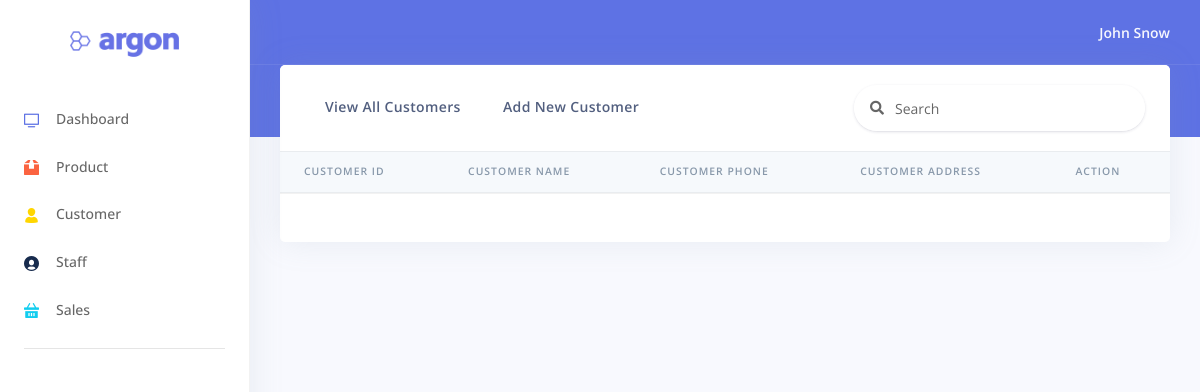
Before: /views/customer/customer.php?page=1 with the older database file.
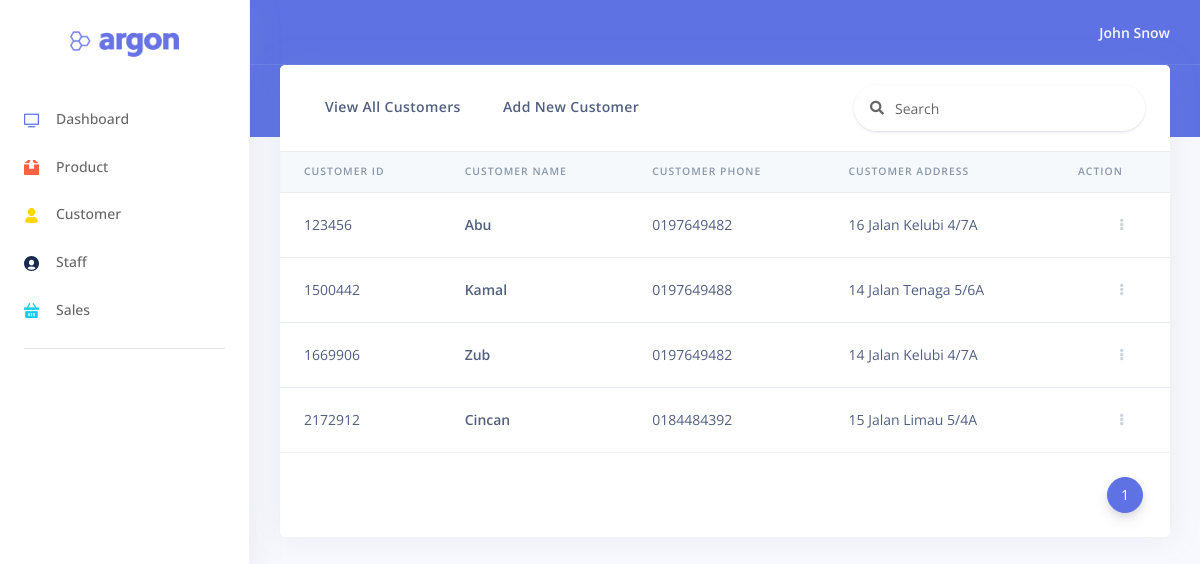
After: the same page with the newer database file.
### tables this page shows
CREATE TABLE `customer` (
  `custid` varchar(10) NOT NULL,
  `custname` varchar(50) NOT NULL,
  `custphone` int(15) NOT NULL,
  `custadd` varchar(50) NOT NULL
);

### views/customer/customer.php (the view, shortened to what this page needs)
<!DOCTYPE html>
<html>
    <body>
        <?php
            $conn = openCon();
            if(isset($_GET["page"]) == true) {
                $page = $_GET["page"];
            } else {
                $page = 0;
            }
            if($page=="" | $page == "1") {
                $page1 = 0;
            } else {
                $page1 = ($page*5)-5;
            }
            if(isset($_GET["delete"]) == true) {
                $custid = $_GET["delete"];
                $delete="DELETE from CUSTOMER WHERE custid=$custid";
                $conn->query($delete);
                $sql = "SELECT * FROM CUSTOMER LIMIT $page1,5";
                $result = $conn->query($sql);
            }
            else {
                $sql = "SELECT * FROM customer LIMIT $page1,5";
                $result = $conn->query($sql);
            }
            if($result->num_rows > 0) {
                while($prod = $result->fetch_assoc()) {
                    $val[] = $prod;
                }
            } else {
                    $val = [];
            }
        ?>
        <?php include '../../view/navigation.php'; ?>
        <div class="main-content" id="panel">
            <div class="container-fluid mt--6">
                <div class="row">
                    <div class="col">
                        <div class="card">
                        <div class="card-header border-0">
                                <div class="row">
                                    <div class="col-sm">
                                        <a href="../../views/customer/customer.php">
                                            <button type="button" class="btn float-left">
                                                View All Customers
                                            </button>
                                        </a>
                                        <a href="../../views/customer/registercustomer.php">
                                            <button class="btn float-left">
                                                Add New Customer
                                            </button>
                                        </a>
                                    </div>
                                    <form action="customer.php" class="navbar-search navbar-search-light form-inline mr-sm-3" id="navbar-search-main" method="GET">
                                        <div class="form-group mb-0">
                                            <div class="input-group input-group-alternative input-group-merge">
                                                <div class="input-group-prepend">
                                                <span class="input-group-text"><i class="fas fa-search"></i></span>
                                                </div>
                                                <input class="form-control" name="search" placeholder="Search" type="text" autocomplete="off">
                                            </div>
                                        </div>
                                    </form>
                                </div>
                            </div>
                            <div class="table-responsive">
                                <table class="table align-items-center table-flush">
                                    <thead class="thead-light">
                                        <tr>
                                            <th scope="col" class="sort" data-sort="name">Customer ID</th>
                                            <th scope="col" class="sort" data-sort="name">Customer Name</th>
                                            <th scope="col" class="sort" data-sort="name">Customer Phone</th>
                                            <th scope="col" class="sort" data-sort="name">Customer Address</th>
                                            <th scope="col" class="sort" data-sort="name">Action</th>
                                        </tr>
                                    </thead>
                                    <tbody class="list">
                                        <?php foreach($val as $row):?>
                                        <tr>
                                            <td scope="row">
                                            <div class="media align-items-center">
                                                <div class="media-body">
                                                <span class="name mb-0 text-sm"><?php echo $row['custid']; ?></span>
                                                </div>
                                            </div>
                                            </td>
                                            <th scope="row">
                                            <div class="media align-items-center">
                                                <div class="media-body">
                                                <span class="name mb-0 text-sm"><?php echo $row['custname']; ?></span>
                                                </div>
                                            </div>
                                            </th>
                                            <td scope="row">
                                            <div class="media align-items-center">
                                                <div class="media-body">
                                                <span class="name mb-0 text-sm">0<?php echo $row['custphone']; ?></span>
                                                </div>
                                            </div>
                                            </td>
                                            <td scope="row">
                                            <div class="media align-items-center">
                                                <div class="media-body">
                                                <span class="name mb-0 text-sm"><?php echo $row['custadd']; ?></span>
                                                </div>
                                            </div>
                                            </td>
                                            <td class="text-right">
                                            <div class="dropdown">
                                                <a class="btn btn-sm btn-icon-only text-light" href="#" role="button" data-toggle="dropdown" aria-haspopup="true" aria-expanded="false">
                                                <i class="fas fa-ellipsis-v"></i>
                                                </a>
                                            </div>
                                            </td>
                                        </tr>
                                        <?php endforeach;?>
                                    </tbody>
                                </table>
                            </div>
                            <div class="card-footer py-4">
                                <nav aria-label="...">
                                    <ul class="pagination justify-content-end mb-0">
                                        <?php
                                            if(isset($_GET["search"]) == true) {
                                                $sql2="SELECT count(*) FROM CUSTOMER WHERE
                                                (prodid like '%$searching%'
                                                or prodname like '%$searching%'
                                                or prodcost like '%$searching%'
                                                or prodprice like'%$searching%'
                                                or prodtype like '%$searching%'
                                                or prodquantity like '%$searching%')";
                                            } else {
                                                $sql2 = "SELECT count(*) FROM CUSTOMER";
                                            }
                                            $result = $conn->query($sql2);
                                            $pagination = $result->fetch_row();
                                            $count = ceil($pagination[0]/5);
                                            for($pageno=1; $pageno<=$count; $pageno++) {
                                        ?>
                                        <li class="page-item <?php if($_GET["page"] == null) $_GET["page"] = 1; if($_GET["page"] == $pageno) echo "active";?>">
                                            <a class="page-link" href="customer.php?page=<?=$pageno;?>"><?=$pageno;?></a>
                                        </li>
                                        <?php } CloseCon($conn); ?>
                                    </ul>
                                </nav>
                            </div>
                        </div>
                    </div>
                </div>
            </div>
        </div>
    </body>
</html>

### view/navigation.php
<nav class="sidenav navbar navbar-vertical  fixed-left  navbar-expand-xs navbar-light bg-white" id="sidenav-main">
    <div class="scrollbar-inner">
    <div class="sidenav-header  align-items-center">
        <a class="navbar-brand" href="javascript:void(0)">
        <img src="../../assets/img/brand/blue.png" class="navbar-brand-img" alt="...">
        </a>
    </div>
    <div class="navbar-inner">
        <div class="collapse navbar-collapse" id="sidenav-collapse-main">
        <ul class="navbar-nav">
            <li class="nav-item">
            <a class="nav-link <?php if($_SERVER['SCRIPT_NAME']=="/vmog/views/home/home.php") echo "active"; ?>" href="../../views/home/home.php">
                <i class="ni ni-tv-2 text-primary"></i>
                <span class="nav-link-text">Dashboard</span>
            </a>
            </li>
            <li class="nav-item">
            <a class="nav-link <?php if($_SERVER['SCRIPT_NAME']=="/vmog/views/product/product.php") echo "active"; ?>" href="../../views/product/product.php">
                <i class="ni ni-box-2 text-orange"></i>
                <span class="nav-link-text">Product</span>
            </a>
            </li>
            <li class="nav-item">
            <a class="nav-link <?php if($_SERVER['SCRIPT_NAME']=="/vmog/views/customer/customer.php") echo "active"; ?>" href="../../views/customer/customer.php">
                <i class="ni ni-single-02 text-yellow"></i>
                <span class="nav-link-text">Customer</span>
            </a>
            </li>
            <li class="nav-item">
            <a class="nav-link <?php if($_SERVER['SCRIPT_NAME']=="/vmog/views/staff/staff.php") echo "active"; ?>" href="../../views/staff/staff.php">
                <i class="ni ni-circle-08 text-default"></i>
                <span class="nav-link-text">Staff</span>
            </a>
            </li>
            <li class="nav-item">
            <a class="nav-link <?php if($_SERVER['SCRIPT_NAME']=="/vmog/views/sales/sales.php") echo "active"; ?>" href="../../views/sales/sales.php">
                <i class="ni ni-basket text-info"></i>
                <span class="nav-link-text">Sales</span>
            </a>
            </li>
        </ul>
        <hr class="my-3">
        </div>
    </div>
    </div>
</nav>

Changed rows visible on the page:
added customer: custid "123456", custname "Abu", custphone "197649482", custadd "16 Jalan Kelubi 4/7A"
added customer: custid "1500442", custname "Kamal", custphone "197649488", custadd "14 Jalan Tenaga 5/6A"
added customer: custid "1669906", custname "Zub", custphone "197649482", custadd "14 Jalan Kelubi 4/7A"
added customer: custid "2172912", custname "Cincan", custphone "184484392", custadd "15 Jalan Limau 5/4A"
Other visible differences:
new list line: "1"
